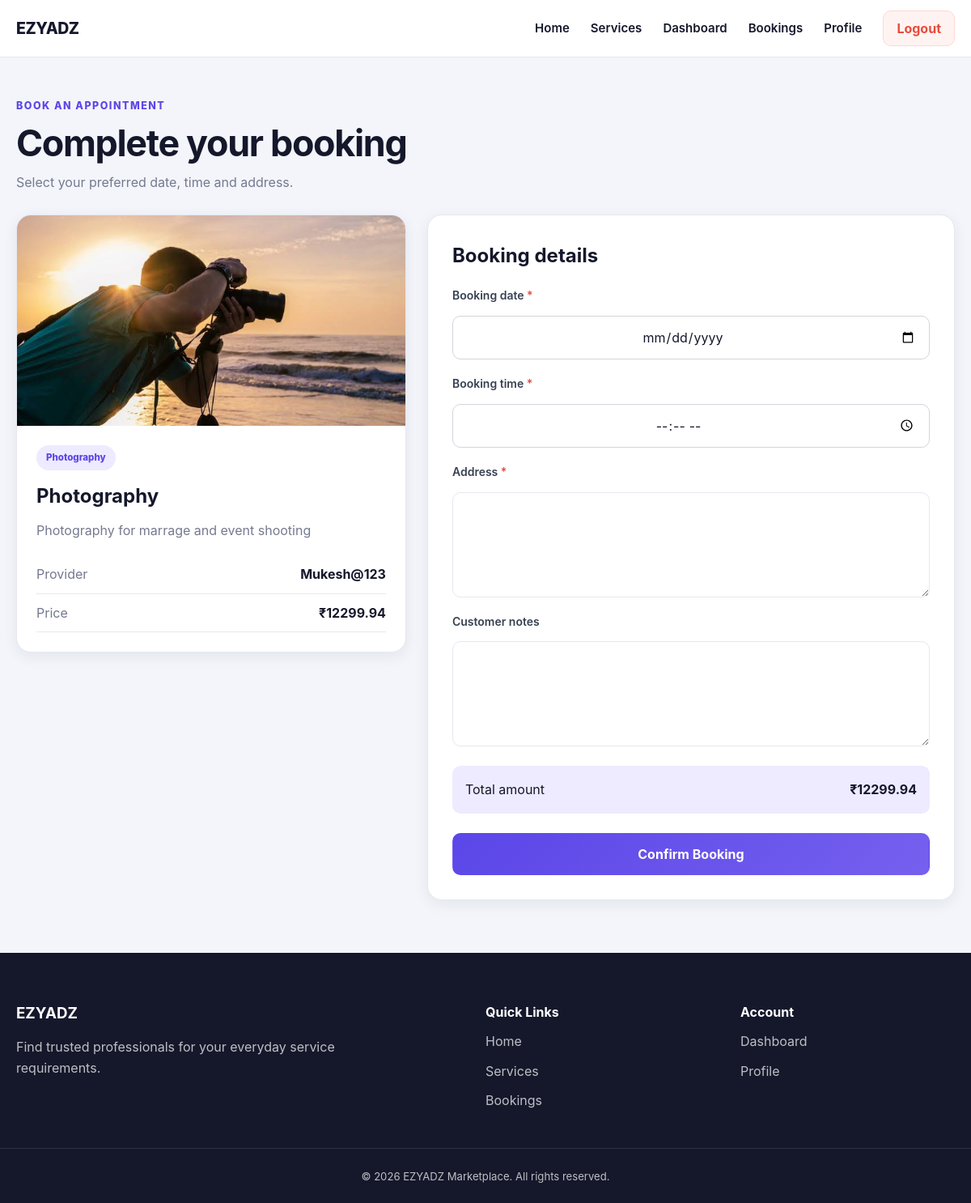
Page /bookings/create/4/ (signed in) on the committed database.
### marketplace/models.py (models this page shows, shortened)
class Service(models.Model):
    provider = models.ForeignKey(
        settings.AUTH_USER_MODEL,
        on_delete=models.CASCADE,
        related_name="services",
        limit_choices_to={
            "user_type": "provider",
        },
    )
    category = models.ForeignKey(
        Category,
        on_delete=models.PROTECT,
        related_name="services",
    )
    title = models.CharField(
        max_length=200,
    )
    description = models.TextField()
    price = models.DecimalField(
        max_digits=10,
        decimal_places=2,
    )
    location = models.CharField(
        max_length=200,
    )
    duration_minutes = models.PositiveIntegerField(
        default=60,
    )
    is_available = models.BooleanField(
        default=True,
    )
    is_active = models.BooleanField(
        default=True,
    )
    created_at = models.DateTimeField(
        auto_now_add=True,
    )
    updated_at = models.DateTimeField(
        auto_now=True,
    )
    class Meta:
        ordering = ["-created_at"]

class ServiceImage(models.Model):
    service = models.ForeignKey(
        Service,
        on_delete=models.CASCADE,
        related_name="images",
    )
    image = models.ImageField(
        upload_to="ezyadz/service_images/",
    )
    is_primary = models.BooleanField(
        default=False,
    )

class Category(models.Model):
    name = models.CharField(
        max_length=100,
        unique=True,
    )
    slug = models.SlugField(
        max_length=120,
        unique=True,
    )
    icon = models.CharField(
        max_length=50,
        blank=True,
    )
    is_active = models.BooleanField(
        default=True,
    )
    class Meta:
        verbose_name_plural = "Categories"
        ordering = ["name"]

### accounts/models.py (models this page shows, shortened)
class User(AbstractUser):
    USER_TYPE_CHOICES = (
        ("customer", "Customer"),
        ("provider", "Service Provider"),
    )
    email = models.EmailField(
        unique=True,
    )
    mobile_number = models.CharField(
        max_length=15,
        unique=True,
        null=True,
        blank=True,
    )
    user_type = models.CharField(
        max_length=20,
        choices=USER_TYPE_CHOICES,
        default="customer",
    )
    address = models.TextField(
        blank=True,
    )
    profile_image = models.ImageField(
        upload_to="profile_images/",
        blank=True,
        null=True,
    )
    is_mobile_verified = models.BooleanField(
        default=False,
    )
    created_at = models.DateTimeField(
        auto_now_add=True,
    )
    updated_at = models.DateTimeField(
        auto_now=True,
    )
    REQUIRED_FIELDS = [
        "email",
    ]

### bookings/views.py (the view)
@login_required
def create_booking_view(request, service_id):
    if request.user.user_type != "customer":
        return HttpResponseForbidden(
            "Only customers can book services."
        )
    service = get_object_or_404(
        Service,
        id=service_id,
        is_active=True,
        is_available=True,
    )
    if request.method == "POST":
        form = BookingForm(request.POST)
        if form.is_valid():
            booking = form.save(commit=False)
            booking.customer = request.user
            booking.provider = service.provider
            booking.service = service
            booking.total_amount = service.price
            booking.save()
            messages.success(
                request,
                "Booking created successfully.",
            )
            return redirect("booking_history")
    else:
        form = BookingForm()
    return render(
        request,
        "bookings/create_booking.html",
        {
            "form": form,
            "service": service,
        },
    )

### bookings/forms.py (shortened to what this page needs)
class BookingForm(forms.ModelForm):
    class Meta:
        model = Booking
        fields = [
            "booking_date",
            "booking_time",
            "address",
            "customer_notes",
        ]
        widgets = {
            "booking_date": forms.DateInput(
                attrs={
                    "type": "date",
                    "min": timezone.localdate().isoformat(),
                }
            ),
            "booking_time": forms.TimeInput(
                attrs={"type": "time"}
            ),
            "address": forms.Textarea(
                attrs={"rows": 3}
            ),
            "customer_notes": forms.Textarea(
                attrs={"rows": 3}
            ),
        }

### templates/bookings/create_booking.html (shortened to what this page needs)
{% extends "base.html" %}
{% block content %}
<section class="booking-form-page">
    <div class="page-container">
        <div class="page-heading">
            <div>
                <span>Book an Appointment</span>
                <h1>Complete your booking</h1>
                <p>
                    Select your preferred date, time and address.
                </p>
            </div>
        </div>
        <div class="booking-form-layout">
            <aside class="selected-service-card">
                {% if service.images.first %}
                    <img
                        src="{{ service.images.first.image.url }}"
                        alt="{{ service.title }}"
                    >
                {% endif %}
                <div class="selected-service-content">
                    <span class="service-category">
                        {{ service.category.name }}
                    </span>
                    <h2>{{ service.title }}</h2>
                    <p>
                        {{ service.description|truncatewords:25 }}
                    </p>
                    <div class="summary-row">
                        <span>Provider</span>
                        <strong>
                            {{ service.provider.username }}
                        </strong>
                    </div>
                    <div class="summary-row">
                        <span>Price</span>
                        <strong>₹{{ service.price }}</strong>
                    </div>
                </div>
            </aside>
            <div class="booking-form-card">
                <h2>Booking details</h2>
                <form method="post" novalidate>
                    {% for field in form %}
                        <div class="form-group">
                            <label for="{{ field.id_for_label }}">
                                {{ field.label }}
                                {% if field.field.required %}
                                    <span class="required">*</span>
                                {% endif %}
                            </label>
                            {{ field }}
                        </div>
                    {% endfor %}
                    <div class="booking-total">
                        <span>Total amount</span>
                        <strong>₹{{ service.price }}</strong>
                    </div>
                    <button
                        type="submit"
                        class="full-primary-button"
                    >
                        Confirm Booking
                    </button>
                </form>
            </div>
        </div>
    </div>
</section>
{% endblock %}

### rows in the picture
Service: images.first.image (picture), category.name "Photography", title "Photography", description "Photography for marrage and event shooting", provider.username "Mukesh@123", price "12299.94"

### other values in the picture
{{ field.label }} "Booking date" "Booking time" "Address" "Customer notes"
